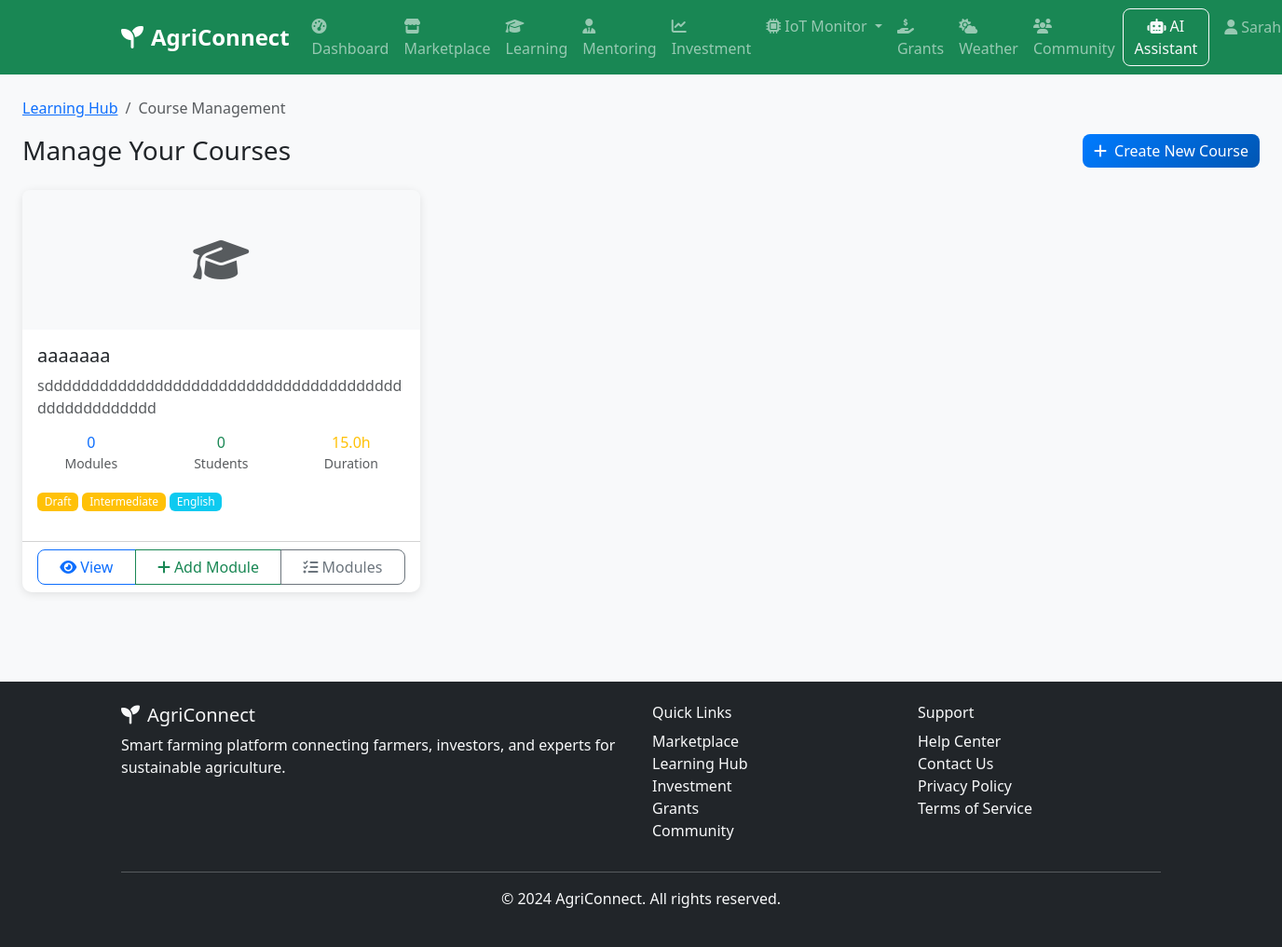
The page /learning/manage-courses (signed in) on the database its author committed.
### app/models/user.py (models this page shows, shortened)
class User(UserMixin, db.Model):
    __tablename__ = 'users'
    id = db.Column(db.Integer, primary_key=True)
    username = db.Column(db.String(80), unique=True, nullable=False)
    email = db.Column(db.String(120), unique=True, nullable=False)
    password_hash = db.Column(db.String(255), nullable=False)
    first_name = db.Column(db.String(50), nullable=False)
    last_name = db.Column(db.String(50), nullable=False)
    phone = db.Column(db.String(20))
    location = db.Column(db.String(100))
    user_type = db.Column(db.Enum('farmer', 'investor', 'expert', 'admin'), nullable=False, default='farmer')
    profile_image = db.Column(db.String(255))
    bio = db.Column(db.Text)
    farm_name = db.Column(db.String(100))
    farm_location = db.Column(db.String(200))
    farm_size = db.Column(db.Float)  # in acres
    farm_type = db.Column(db.String(50))  # organic, conventional, etc.
    years_experience = db.Column(db.Integer)
    farm_description = db.Column(db.Text)
    certifications = db.Column(db.Text)  # JSON string of certifications
    is_active = db.Column(db.Boolean, default=True)
    is_verified = db.Column(db.Boolean, default=False)
    created_at = db.Column(db.DateTime, default=datetime.utcnow)
    updated_at = db.Column(db.DateTime, default=datetime.utcnow, onupdate=datetime.utcnow)
    products = db.relationship('Product', backref='seller', lazy='dynamic')
    courses_enrolled = db.relationship('CourseEnrollment', backref='user', lazy='dynamic')
    courses_created = db.relationship('Course', backref='instructor', lazy='dynamic')
    land_listings = db.relationship('Land', backref='owner', lazy='dynamic')
    investments = db.relationship('Investment', backref='investor', lazy='dynamic')
    forum_posts = db.relationship('ForumPost', backref='author', lazy='dynamic')
    forum_comments = db.relationship('ForumComment', backref='author', lazy='dynamic')
    mentoring_sessions_as_mentor = db.relationship('MentoringSession', foreign_keys='MentoringSession.mentor_id', backref='mentor', lazy='dynamic')
    mentoring_sessions_as_mentee = db.relationship('MentoringSession', foreign_keys='MentoringSession.mentee_id', backref='mentee', lazy='dynamic')
    mentoring_requests = db.relationship('MentoringRequest', backref='mentee', lazy='dynamic')
    chat_sessions = db.relationship('ChatSession', backref='user', lazy='dynamic')
    def get_full_name(self):
        return f"{self.first_name} {self.last_name}"
    def is_expert(self):
        return self.user_type == 'expert'

### app/models/course.py (models this page shows, shortened)
class Course(db.Model):
    __tablename__ = 'courses'
    id = db.Column(db.Integer, primary_key=True)
    title = db.Column(db.String(200), nullable=False)
    description = db.Column(db.Text, nullable=False)
    thumbnail_url = db.Column(db.String(255))
    price = db.Column(db.Float, default=0.0)  # 0 for free courses
    duration_hours = db.Column(db.Float, default=0.0)
    difficulty_level = db.Column(db.Enum('beginner', 'intermediate', 'advanced'), default='beginner')
    language = db.Column(db.String(10), default='en')  # en, ar, fr
    is_published = db.Column(db.Boolean, default=False)
    document_path = db.Column(db.String(500))  # Path to uploaded documents
    tutorial_video_url = db.Column(db.String(500))  # URL to tutorial videos
    created_at = db.Column(db.DateTime, default=datetime.utcnow)
    updated_at = db.Column(db.DateTime, default=datetime.utcnow, onupdate=datetime.utcnow)
    instructor_id = db.Column(db.Integer, db.ForeignKey('users.id'), nullable=False)
    modules = db.relationship('CourseModule', backref='course', lazy='dynamic', cascade='all, delete-orphan')
    enrollments = db.relationship('CourseEnrollment', backref='course', lazy='dynamic', cascade='all, delete-orphan')
    def get_total_students(self):
        return self.enrollments.count()

### app/routes/learning.py (the view)
@learning_bp.route('/manage-courses')
@login_required
def manage_courses():
    if not current_user.is_expert():
        flash('Only experts can access course management.', 'error')
        return redirect(url_for('learning.index'))
    page = request.args.get('page', 1, type=int)
    courses = Course.query.filter_by(instructor_id=current_user.id)\
        .order_by(Course.created_at.desc())\
        .paginate(page=page, per_page=10, error_out=False)
    return render_template('learning/manage_courses.html', courses=courses)

### app/templates/learning/manage_courses.html (shortened to what this page needs)
{% extends "base.html" %}
{% block content %}
<div class="container-fluid py-4">
    <div class="row mb-4">
        <div class="col-12">
            <nav aria-label="breadcrumb">
                <ol class="breadcrumb">
                    <li class="breadcrumb-item"><a href="{{ url_for('learning.index') }}">Learning Hub</a></li>
                    <li class="breadcrumb-item active">Course Management</li>
                </ol>
            </nav>
            <div class="d-flex justify-content-between align-items-center">
                <h1 class="h3 mb-0">Manage Your Courses</h1>
                <a href="{{ url_for('learning.create_course_management') }}" class="btn btn-primary">
                    <i class="fas fa-plus me-2"></i>Create New Course
                </a>
            </div>
        </div>
    </div>
    <div class="row">
        {% for course in courses.items %}
        <div class="col-md-6 col-lg-4 mb-4">
            <div class="card h-100">
                {% if course.thumbnail_url %}
                <img src="{{ course.thumbnail_url }}" class="card-img-top course-thumbnail" alt="{{ course.title }}">
                {% else %}
                <div class="card-img-top course-thumbnail bg-light d-flex align-items-center justify-content-center">
                    <i class="fas fa-graduation-cap fa-3x text-muted"></i>
                </div>
                {% endif %}
                <div class="card-body">
                    <h5 class="card-title">{{ course.title }}</h5>
                    <p class="card-text text-muted">{{ course.description[:100] }}{% if course.description|length > 100 %}...{% endif %}</p>
                    <div class="row text-center mb-3">
                        <div class="col-4">
                            <h6 class="text-primary mb-0">{{ course.modules.count() }}</h6>
                            <small class="text-muted">Modules</small>
                        </div>
                        <div class="col-4">
                            <h6 class="text-success mb-0">{{ course.get_total_students() }}</h6>
                            <small class="text-muted">Students</small>
                        </div>
                        <div class="col-4">
                            <h6 class="text-warning mb-0">{{ course.duration_hours }}h</h6>
                            <small class="text-muted">Duration</small>
                        </div>
                    </div>
                    <div class="mb-3">
                        {% if course.is_published %}
                        <span class="badge bg-success">Published</span>
                        {% else %}
                        <span class="badge bg-warning">Draft</span>
                        {% endif %}
                        <span class="badge bg-{{ 'success' if course.difficulty_level == 'beginner' else 'warning' if course.difficulty_level == 'intermediate' else 'danger' }}">
                            {{ course.difficulty_level.title() }}
                        </span>
                        <span class="badge bg-info">
                            {% if course.language == 'en' %}English
                            {% elif course.language == 'ar' %}Arabic
                            {% elif course.language == 'fr' %}French
                            {% endif %}
                        </span>
                    </div>
                </div>
                <div class="card-footer bg-transparent">
                    <div class="btn-group w-100">
                        <a href="{{ url_for('learning.course_detail', course_id=course.id) }}" class="btn btn-outline-primary">
                            <i class="fas fa-eye me-1"></i>View
                        </a>
                        <a href="{{ url_for('learning.add_module', course_id=course.id) }}" class="btn btn-outline-success">
                            <i class="fas fa-plus me-1"></i>Add Module
                        </a>
                        <a href="{{ url_for('learning.manage_modules', course_id=course.id) }}" class="btn btn-outline-secondary">
                            <i class="fas fa-tasks me-1"></i>Modules
                        </a>
                    </div>
                </div>
            </div>
        </div>
        {% endfor %}
    </div>
</div>
{% endblock %}

### app/templates/base.html (shortened to what this page needs)
<!DOCTYPE html>
<html lang="en">
<head>
    <link href="https://cdn.jsdelivr.net/npm/bootstrap@5.3.0/dist/css/bootstrap.min.css" rel="stylesheet">
    <link href="https://cdnjs.cloudflare.com/ajax/libs/font-awesome/6.4.0/css/all.min.css" rel="stylesheet">
    <link href="{{ url_for('static', filename='css/style.css') }}" rel="stylesheet">
</head>
<body>
    <nav class="navbar navbar-expand-lg navbar-dark bg-success">
        <div class="container">
            <a class="navbar-brand" href="{{ url_for('dashboard.index') }}">
                <i class="fas fa-seedling me-2"></i>AgriConnect
            </a>
            <div class="collapse navbar-collapse" id="navbarNav">
                <ul class="navbar-nav me-auto">
                    <li class="nav-item">
                        <a class="nav-link" href="{{ url_for('dashboard.index') }}">
                            <i class="fas fa-tachometer-alt me-1"></i>Dashboard
                        </a>
                    </li>
                    <li class="nav-item">
                        <a class="nav-link" href="{{ url_for('marketplace.index') }}">
                            <i class="fas fa-store me-1"></i>Marketplace
                        </a>
                    </li>
                    <li class="nav-item">
                        <a class="nav-link" href="{{ url_for('learning.index') }}">
                            <i class="fas fa-graduation-cap me-1"></i>Learning
                        </a>
                    </li>
                    <li class="nav-item">
                        <a class="nav-link" href="{{ url_for('mentoring.index') }}">
                            <i class="fas fa-user-tie me-1"></i>Mentoring
                        </a>
                    </li>
                    <li class="nav-item">
                        <a class="nav-link" href="{{ url_for('investment.index') }}">
                            <i class="fas fa-chart-line me-1"></i>Investment
                        </a>
                    </li>
                    <li class="nav-item dropdown">
                        <a class="nav-link dropdown-toggle" href="#" id="iotDropdown" role="button" data-bs-toggle="dropdown">
                            <i class="fas fa-microchip me-1"></i>IoT Monitor
                        </a>
                    </li>
                    <li class="nav-item">
                        <a class="nav-link" href="{{ url_for('grant.grants_dashboard') }}">
                            <i class="fas fa-hand-holding-usd me-1"></i>Grants
                        </a>
                    </li>
                    <li class="nav-item">
                        <a class="nav-link" href="{{ url_for('weather.index') }}">
                            <i class="fas fa-cloud-sun me-1"></i>Weather
                        </a>
                    </li>
                    <li class="nav-item">
                        <a class="nav-link" href="{{ url_for('community.index') }}">
                            <i class="fas fa-users me-1"></i>Community
                        </a>
                    </li>
                </ul>
                <ul class="navbar-nav">
                    {% if current_user.is_authenticated %}
                    <li class="nav-item">
                        <button class="btn btn-outline-light me-2" data-bs-toggle="modal"
                            data-bs-target="#chatbotModal">
                            <i class="fas fa-robot me-1"></i>AI Assistant
                        </button>
                    </li>
                    <li class="nav-item dropdown">
                        <a class="nav-link dropdown-toggle" href="#" id="navbarDropdown" role="button"
                            data-bs-toggle="dropdown">
                            <i class="fas fa-user me-1"></i>{{ current_user.get_full_name() }}
                        </a>
                    </li>
                    {% endif %}
                </ul>
            </div>
        </div>
    </nav>
    <main class="container-fluid">
        {% block content %}{% endblock %}
    </main>
    <footer class="bg-dark text-light py-4 mt-5">
        <div class="container">
            <div class="row">
                <div class="col-md-6">
                    <h5><i class="fas fa-seedling me-2"></i>AgriConnect</h5>
                    <p>Smart farming platform connecting farmers, investors, and experts for sustainable agriculture.
                    </p>
                </div>
                <div class="col-md-3">
                    <h6>Quick Links</h6>
                    <ul class="list-unstyled">
                        <li><a href="{{ url_for('marketplace.index') }}" class="text-light">Marketplace</a></li>
                        <li><a href="{{ url_for('learning.index') }}" class="text-light">Learning Hub</a></li>
                        <li><a href="{{ url_for('investment.index') }}" class="text-light">Investment</a></li>
                        <li><a href="{{ url_for('grant.grants_dashboard') }}" class="text-light">Grants</a></li>
                        <li><a href="{{ url_for('community.index') }}" class="text-light">Community</a></li>
                    </ul>
                </div>
                <div class="col-md-3">
                    <h6>Support</h6>
                    <ul class="list-unstyled">
                        <li><a href="#" class="text-light">Help Center</a></li>
                        <li><a href="#" class="text-light">Contact Us</a></li>
                        <li><a href="#" class="text-light">Privacy Policy</a></li>
                        <li><a href="#" class="text-light">Terms of Service</a></li>
                    </ul>
                </div>
            </div>
            <hr>
            <div class="text-center">
                <p>&copy; 2024 AgriConnect. All rights reserved.</p>
            </div>
        </div>
    </footer>
</body>
</html>

### app/static/css/style.css (style rules this page uses)
:root { --primary-color: #28a745; --secondary-color: #6c757d; --success-color: #28a745; --info-color: #17a2b8; --warning-color: #ffc107; --danger-color: #dc3545; --light-color: #f8f9fa; --dark-color: #343a40; }
body { font-family: 'Segoe UI', Tahoma, Geneva, Verdana, sans-serif; background-color: #f8f9fa; }
.navbar-brand { font-weight: bold; font-size: 1.5rem; }
.navbar-nav .nav-link { font-weight: 500; transition: color 0.3s ease; }
.card { border: none; border-radius: 10px; box-shadow: 0 2px 10px rgba(0, 0, 0, 0.1); transition: transform 0.3s ease, box-shadow 0.3s ease; }
.btn { border-radius: 8px; font-weight: 500; transition: all 0.3s ease; }
.btn-primary { background: linear-gradient(135deg, #007bff, #0056b3); border: none; }
.badge { border-radius: 6px; font-weight: 500; }
footer { margin-top: auto; }
footer a { color: #adb5bd; text-decoration: none; transition: color 0.3s ease; }
.course-thumbnail { height: 150px; object-fit: cover; border-radius: 8px 8px 0 0; }

### rows shown on the page
User: get_full_name "Sarah…"
Course: title "aaaaaaa", description "sdddddddddddddddddddddddddddddddddddddddddddddddddddd", modules.count "0", get_total_students "0", duration_hours "15.0", shows "Draft", difficulty_level "Intermediate", language "English"
